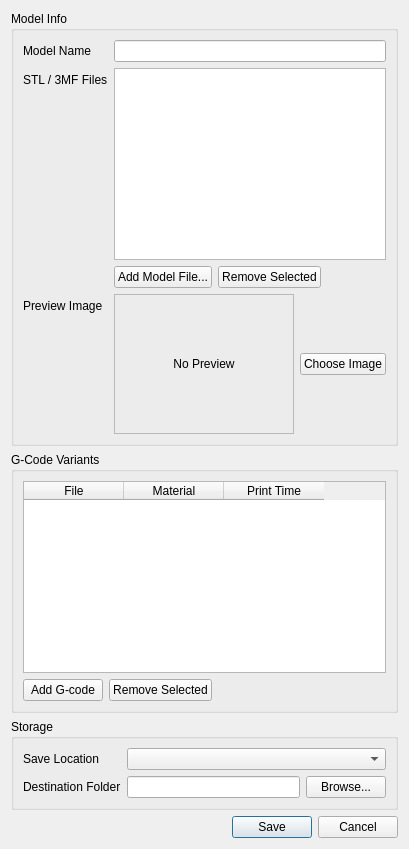
<?xml version="1.0" encoding="UTF-8"?>
<ui version="4.0">
 <class>NewModelDialog</class>
 <widget class="QDialog" name="NewModelDialog">
  <property name="windowModality">
   <enum>Qt::WindowModal</enum>
  </property>
  <property name="windowTitle">
   <string>New Model</string>
  </property>
  <layout class="QVBoxLayout" name="verticalLayout">
   <item>
    <widget class="QGroupBox" name="groupModelInfo">
     <property name="title">
      <string>Model Info</string>
     </property>
     <layout class="QFormLayout" name="formLayoutModelInfo">
      <item row="0" column="0">
       <widget class="QLabel" name="labelName">
        <property name="text">
         <string>Model Name</string>
        </property>
       </widget>
      </item>
      <item row="0" column="1">
       <widget class="QLineEdit" name="lineEditName"/>
      </item>
    <item row="1" column="0">
     <widget class="QLabel" name="labelStl">
      <property name="text">
       <string>STL / 3MF Files</string>
      </property>
     </widget>
    </item>
    <item row="1" column="1">
     <layout class="QVBoxLayout" name="layoutStl">
      <item>
       <widget class="QListWidget" name="listWidgetStlFiles">
        <property name="selectionMode">
         <enum>QAbstractItemView::SingleSelection</enum>
        </property>
       </widget>
      </item>
      <item>
       <layout class="QHBoxLayout" name="layoutStlButtons">
        <item>
           <widget class="QPushButton" name="btnAddStl">
            <property name="text">
             <string>Add Model File...</string>
        </property>
         </widget>
        </item>
        <item>
         <widget class="QPushButton" name="btnRemoveStl">
        <property name="text">
         <string>Remove Selected</string>
        </property>
         </widget>
        </item>
        <item>
         <spacer name="horizontalSpacerStl">
        <property name="orientation">
         <enum>Qt::Horizontal</enum>
        </property>
        <property name="sizeHint" stdset="0">
         <size>
          <width>40</width>
          <height>20</height>
         </size>
        </property>
         </spacer>
        </item>
       </layout>
      </item>
     </layout>
    </item>
      <item row="2" column="0">
       <widget class="QLabel" name="labelPreview">
        <property name="text">
         <string>Preview Image</string>
        </property>
       </widget>
      </item>
      <item row="2" column="1">
       <layout class="QHBoxLayout" name="layoutPreview">
        <item>
         <widget class="QLabel" name="previewLabel">
          <property name="minimumSize">
           <size>
            <width>180</width>
            <height>140</height>
           </size>
          </property>
          <property name="frameShape">
           <enum>QFrame::StyledPanel</enum>
          </property>
          <property name="frameShadow">
           <enum>QFrame::Raised</enum>
          </property>
          <property name="alignment">
           <set>Qt::AlignCenter</set>
          </property>
          <property name="text">
           <string>No Preview</string>
          </property>
         </widget>
        </item>
        <item>
         <widget class="QPushButton" name="btnChoosePreview">
          <property name="text">
           <string>Choose Image</string>
          </property>
         </widget>
        </item>
       </layout>
      </item>
     </layout>
    </widget>
   </item>
   <item>
    <widget class="QGroupBox" name="groupGcodes">
     <property name="title">
      <string>G-Code Variants</string>
     </property>
     <layout class="QVBoxLayout" name="verticalLayoutGcodes">
      <item>
       <widget class="QTableWidget" name="tableGcodes">
        <column>
         <property name="text">
          <string>File</string>
         </property>
        </column>
        <column>
         <property name="text">
          <string>Material</string>
         </property>
        </column>
        <column>
         <property name="text">
          <string>Print Time</string>
         </property>
        </column>
       </widget>
      </item>
      <item>
       <layout class="QHBoxLayout" name="layoutGcodeButtons">
        <item>
         <widget class="QPushButton" name="btnAddGcode">
          <property name="text">
           <string>Add G-code</string>
          </property>
         </widget>
        </item>
        <item>
         <widget class="QPushButton" name="btnRemoveGcode">
          <property name="text">
           <string>Remove Selected</string>
          </property>
         </widget>
        </item>
        <item>
         <spacer name="horizontalSpacer">
          <property name="orientation">
           <enum>Qt::Horizontal</enum>
          </property>
          <property name="sizeHint" stdset="0">
           <size>
            <width>40</width>
            <height>20</height>
           </size>
          </property>
         </spacer>
        </item>
       </layout>
      </item>
     </layout>
    </widget>
   </item>
   <item>
    <widget class="QGroupBox" name="groupStorage">
     <property name="title">
      <string>Storage</string>
     </property>
     <layout class="QFormLayout" name="formLayoutStorage">
      <item row="0" column="0">
       <widget class="QLabel" name="labelLocation">
        <property name="text">
         <string>Save Location</string>
        </property>
       </widget>
      </item>
      <item row="0" column="1">
       <widget class="QComboBox" name="comboLocation"/>
      </item>
      <item row="1" column="0">
       <widget class="QLabel" name="labelDestination">
        <property name="text">
         <string>Destination Folder</string>
        </property>
       </widget>
      </item>
      <item row="1" column="1">
       <layout class="QHBoxLayout" name="layoutDestination">
        <item>
         <widget class="QLineEdit" name="lineEditDestination"/>
        </item>
        <item>
         <widget class="QPushButton" name="btnBrowseDestination">
          <property name="text">
           <string>Browse...</string>
          </property>
         </widget>
        </item>
       </layout>
      </item>
     </layout>
    </widget>
   </item>
   <item>
    <widget class="QDialogButtonBox" name="buttonBox">
     <property name="orientation">
      <enum>Qt::Horizontal</enum>
     </property>
     <property name="standardButtons">
      <set>QDialogButtonBox::Cancel|QDialogButtonBox::Save</set>
     </property>
    </widget>
   </item>
  </layout>
 </widget>
 <resources/>
 <connections>
  <connection>
   <sender>buttonBox</sender>
   <signal>accepted()</signal>
   <receiver>NewModelDialog</receiver>
   <slot>accept()</slot>
   <hints>
    <hint type="sourcelabel">
     <x>276</x>
     <y>410</y>
    </hint>
    <hint type="destinationlabel">
     <x>244</x>
     <y>11</y>
    </hint>
   </hints>
  </connection>
  <connection>
   <sender>buttonBox</sender>
   <signal>rejected()</signal>
   <receiver>NewModelDialog</receiver>
   <slot>reject()</slot>
   <hints>
    <hint type="sourcelabel">
     <x>344</x>
     <y>409</y>
    </hint>
    <hint type="destinationlabel">
     <x>356</x>
     <y>12</y>
    </hint>
   </hints>
  </connection>
 </connections>
</ui>
